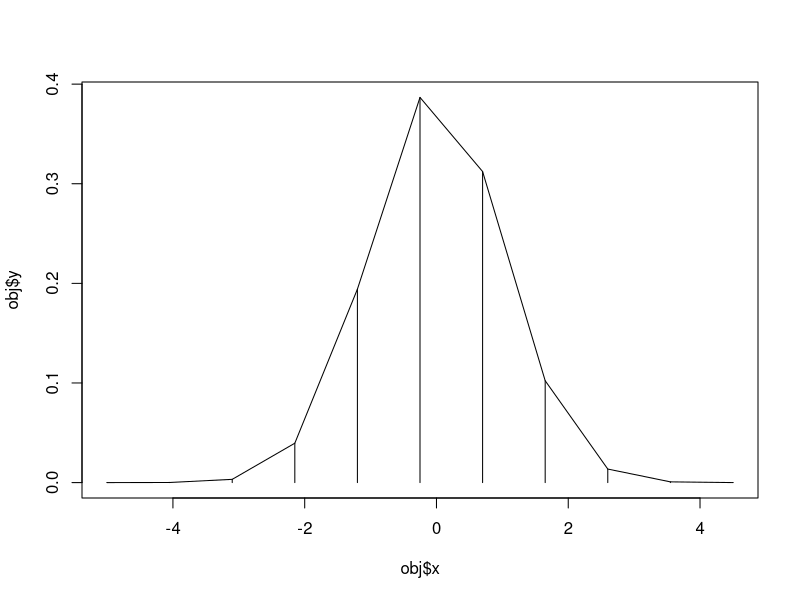
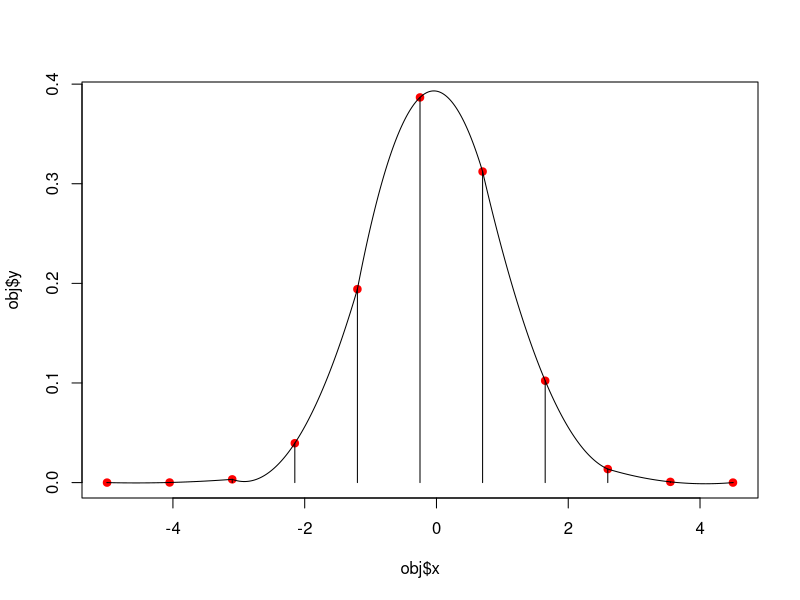

Write the R code that produced these figures, in order.



integrateIt<-function(x, y, a, b, rule="Trap"){
  ## Do the trapezoidal
  n<-length(x) # number of points
  if(rule=="Trap"){
    h<-(b-a)/(2*n) # calculate h. Put 2 in the denominator
    answer<-h*(2*sum(y[2:(n-1)])+y[1]+y[n]) # calculate the outcome
    }
  if(rule=="Simp"){
    h<-(b-a)/(n*3) ## calculate h.  Put 3 in the denominator
    first<-y[1] ## first element
    last<-y[n] ## second element
    evens.sum<-sum(y[seq(2, n-1, by=2)]) ## every other elements excludign first and last
    odds.sum<-sum(y[seq(3, n-2, by=2)]) # the rest
    answer<-h*(first+4*evens.sum + 2*odds.sum + last) #calculate output
  }
  out<-list(x=x, y=y, answer=answer)
  return(out)  
}

tryx<-seq(-5, 4.99, by=.95)
length(tryx)
tryy<-dnorm(tryx)

exampSimp<-integrateIt(tryx, tryy, -5, 5, rule="Simp")
exampTrap<-integrateIt(tryx, tryy, -5, 5, rule="Trap")

## everything we need to plot the trapezoids
obj<-exampTrap
plot(obj$x, obj$y, type="l")
segments(obj$x, obj$y, obj$x, 0)


## code below is for plotting the parabolas
obj<-exampSimp

## extract all of the numbers we need
n<-length(obj$x)
u<-obj$x[seq(1, (n-2), by=2)]
fu<-obj$y[seq(1, (n-2), by=2)]
v<-obj$x[seq(2, (n-1), by=2)]
fv<-obj$y[seq(2, (n-1), by=2)]
w<-obj$x[seq(3, (n), by=2)]
fw<-obj$y[seq(3, (n), by=2)]


## write a subfunction to help keep all of the numbers straight
parabFun<-function(x, index=1, u, v, w, fu, fv, fw){
  firstPart<-fu[index]*(x -v[index])*(x-w[index])/((u[index]-v[index])*(u[index]-w[index]))
  secondPart<-fv[index]*(x -u[index])*(x-w[index])/((v[index]-u[index])*(v[index]-w[index]))
  thirdPart<- fw[index]*(x -u[index])*(x-v[index])/((w[index]-u[index])*(w[index]-v[index]))
  return(firstPart+secondPart+thirdPart)
}


## Make the plot
plot(obj$x, obj$y, pch=19, col="red")
segments(obj$x, obj$y, obj$x, 0)

for(i in 1:length(u)){
    plotX<-seq(u[i], w[i],length=100)
    plotY<-parabFun(plotX,index=i, u=u, v=v, w=w, fu=fu, fv=fv,fw=fw)
    lines(plotX, plotY)
}


